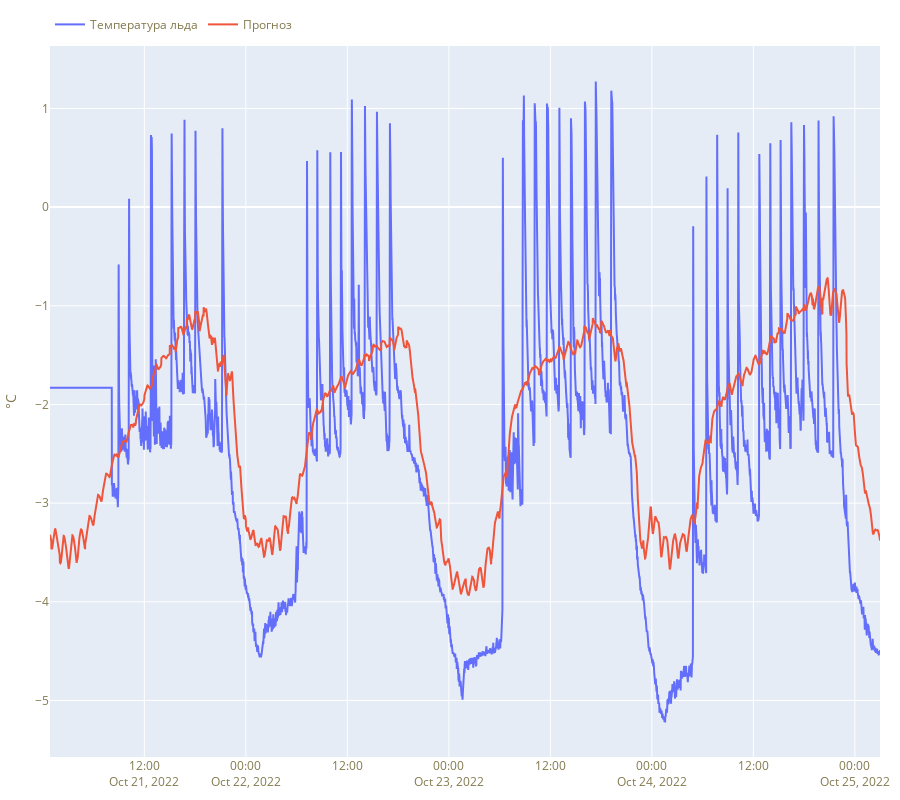

Notebook source saved alongside this figure:
### Code cell
fig = make_subplots(rows=1, cols=1, shared_xaxes=True, vertical_spacing=0.02)
fig.add_trace(go.Scatter(x=test_dataset.data['time'], y=result_df['temp_ice'], name='Температура льда'), row=1, col=1)
fig.add_trace(go.Scatter(x=test_dataset.data['time'], y=result_df['pred_temp_ice'], name='Прогноз'), row=1, col=1)
fig.update_layout(margin=dict(l=10, r=10, t=30, b=10),
                  legend=dict(orientation='h', yanchor='bottom', x=0, y=1.01),
                #   width=1000,
                  height=800,
                  font_color="#837A4F",
                  title_font_color="#837A4F")
fig.update_traces(hoverinfo='all', hovertemplate='Дата и время: %{x}<br>Температура: %{y:.2f}°C', row=1, col=1)
fig.update_yaxes(title_text='°C', row=1, col=1)

### Figure 1 — Plotly figure (JSON) as saved in the notebook; plotly's stock layout.template omitted (floating-point values rounded to 4 significant figures; data arrays with more than 128 entries replaced by an {"elided": "..."} marker saying what was removed)
{"data": [{"hoverinfo": "all", "hovertemplate": "Дата и время: %{x}<br>Температура: %{y:.2f}°C", "name": "Температура льда", "type": "scatter", "x": {"elided": "6000 str values"}, "xaxis": "x", "y": {"elided": "5888 float values"}, "yaxis": "y"}, {"hoverinfo": "all", "hovertemplate": "Дата и время: %{x}<br>Температура: %{y:.2f}°C", "name": "Прогноз", "type": "scatter", "x": {"elided": "6000 str values"}, "xaxis": "x", "y": {"elided": "5888 float values"}, "yaxis": "y"}], "layout": {"font": {"color": "#837A4F"}, "height": 800, "legend": {"orientation": "h", "x": 0, "y": 1.01, "yanchor": "bottom"}, "margin": {"b": 10, "l": 10, "r": 10, "t": 30}, "title": {"font": {"color": "#837A4F"}}, "xaxis": {"anchor": "y", "domain": [0, 1]}, "yaxis": {"anchor": "x", "domain": [0, 1], "title": {"text": "°C"}}}}
